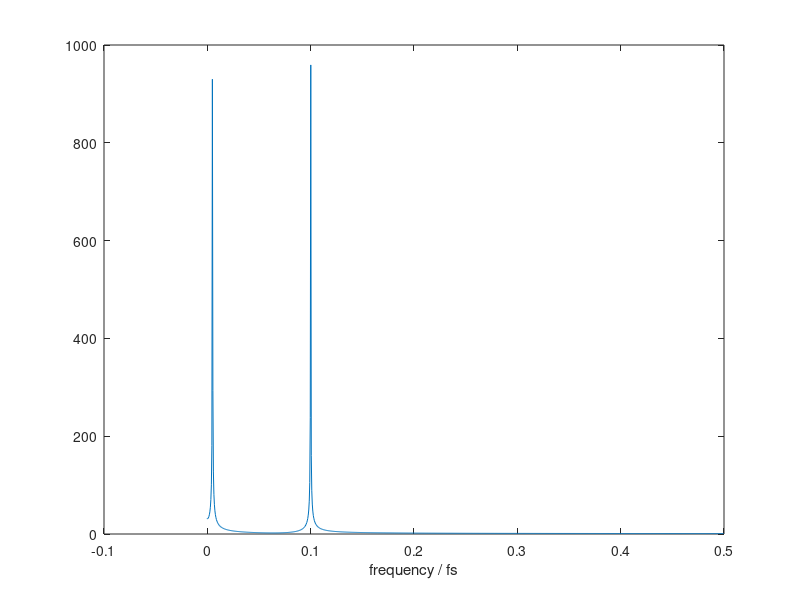
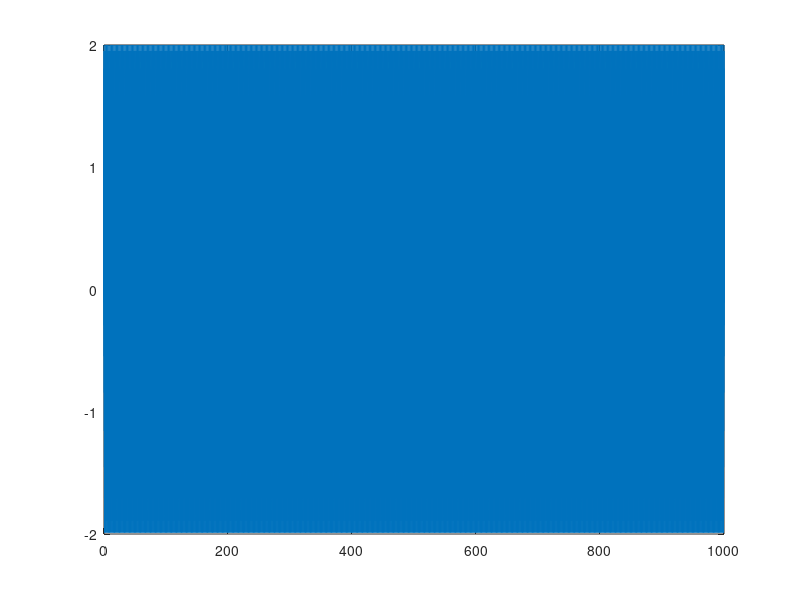

Reproduce these figures in MATLAB, in order.
n = [0:.01:1000]; 
%x1 = cos(2*pi*n/2); 
x1 = cos(2*pi*n/2) + cos(2*pi*n*10);
N = 2048; 
X = abs(fft(x1,N)); 
X = fftshift(X); 
F = [-N/2:N/2-1]/N; 
F1 = F(1, N/2:N);
X1 = X(1, N/2:N);
plot(F1,X1), 
xlabel('frequency / fs') 
figure
plot(n, x1)